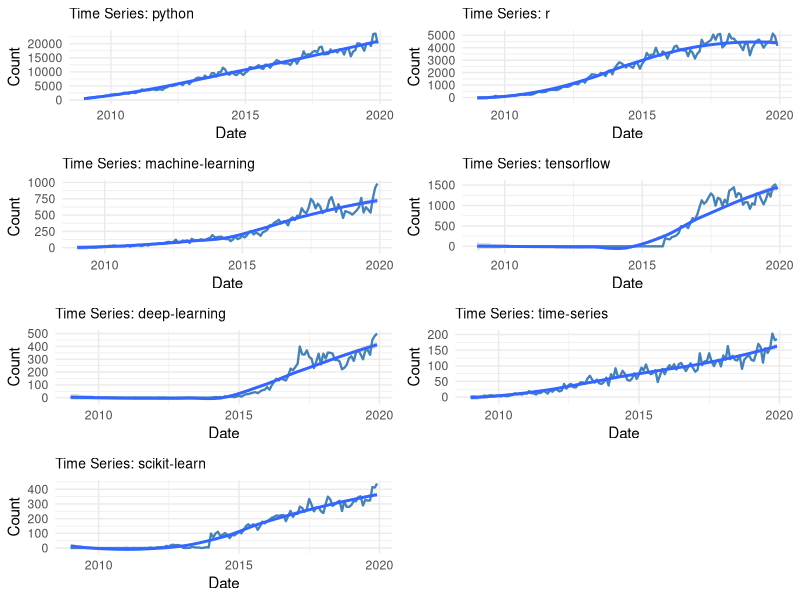
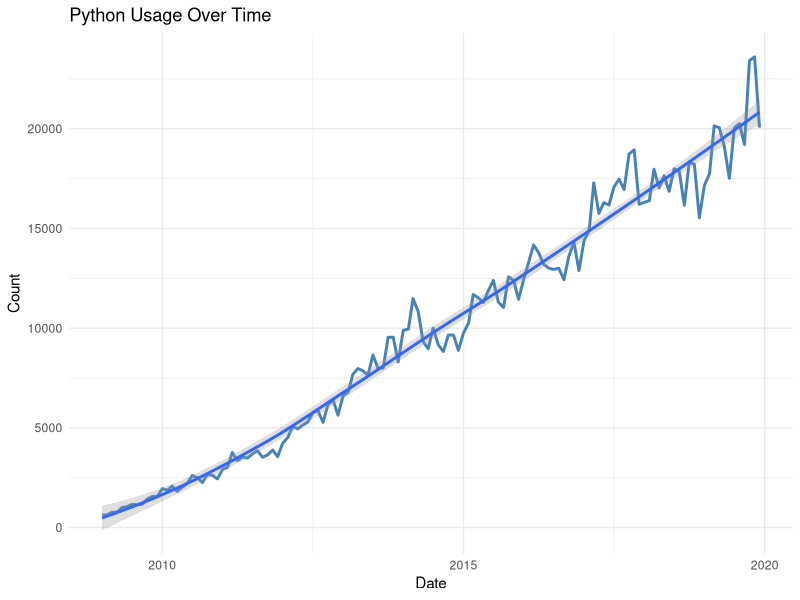
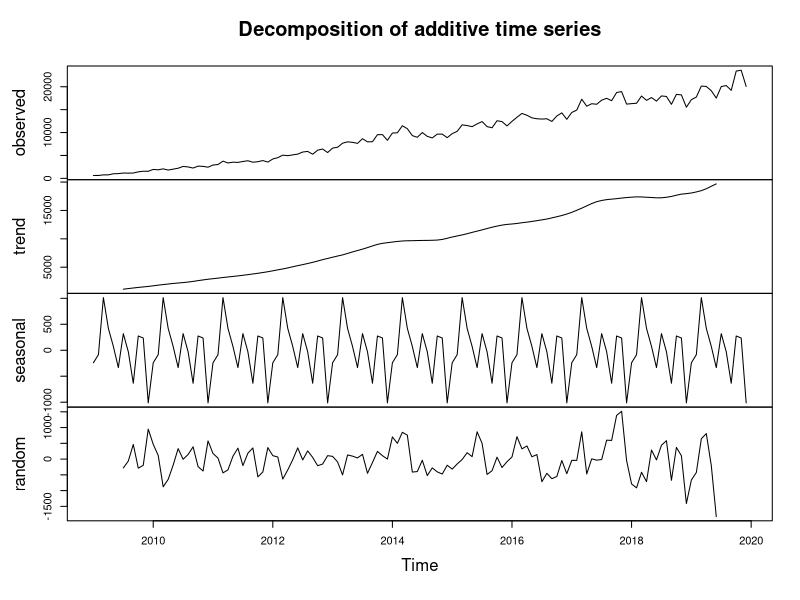
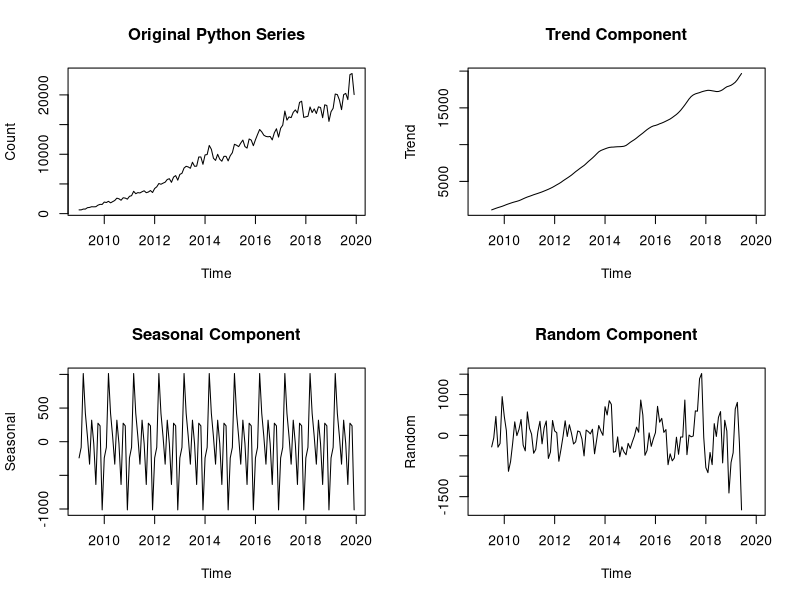
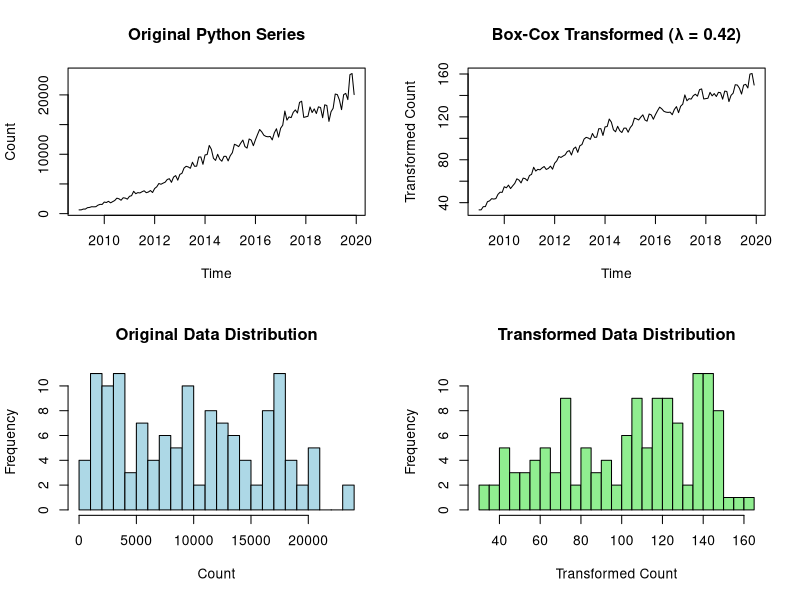
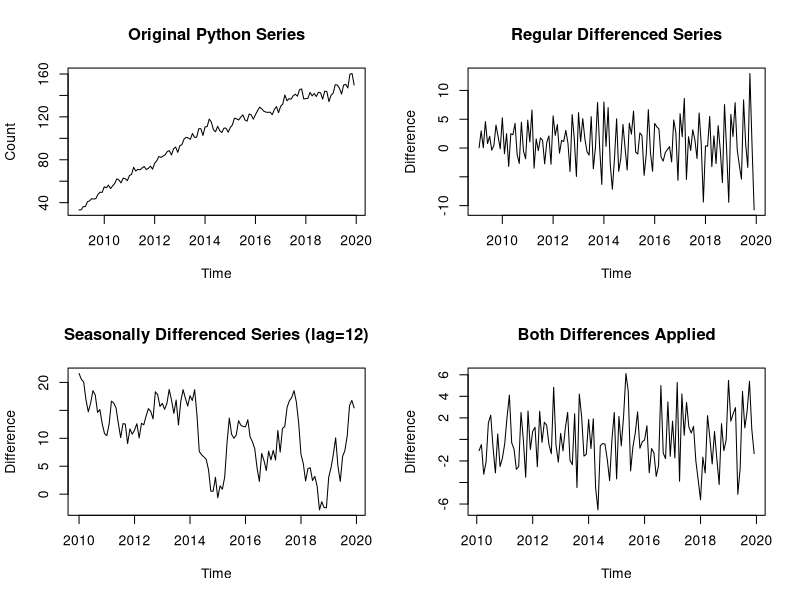
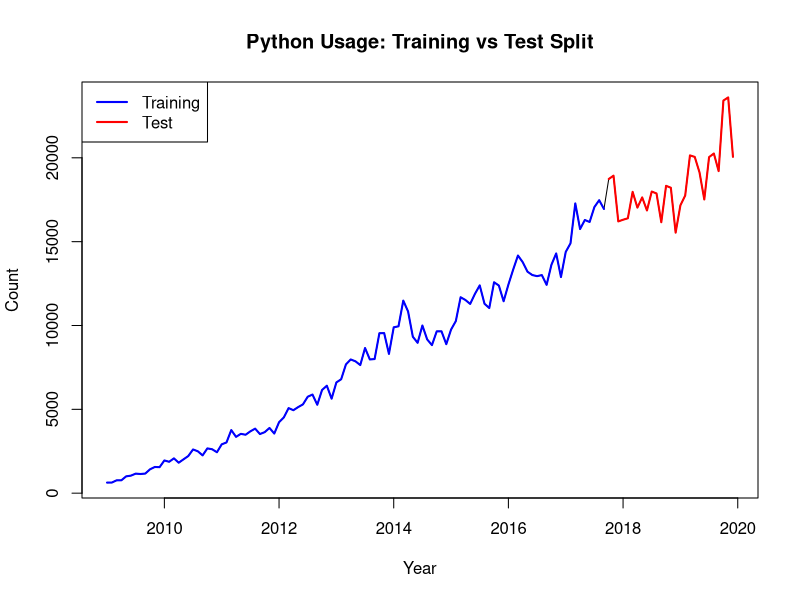
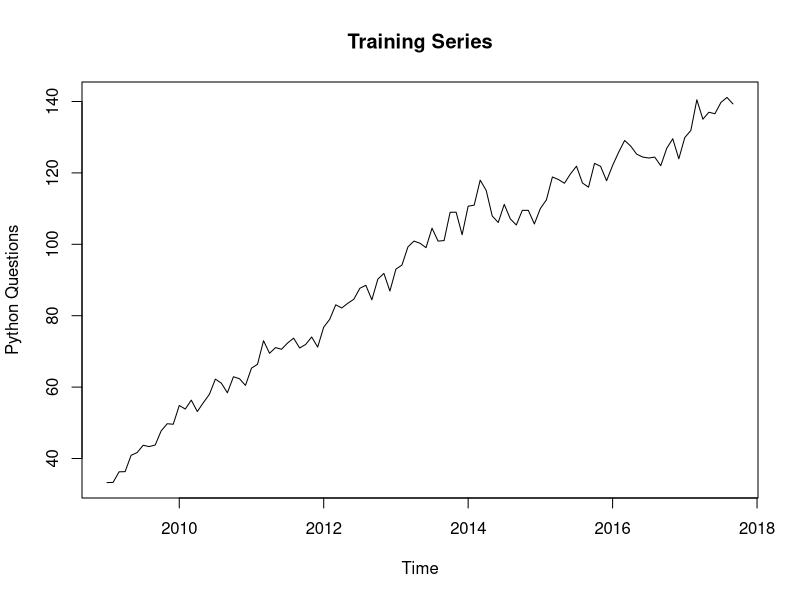

Write R code to recreate these figures, in order.
## ---- chunk 1
knitr::opts_chunk$set(echo = TRUE)
## ---- chunk 2
library(tidyverse)
library(forecast)
library(tseries)
library(ggplot2)
library(lubridate)
library(gridExtra)
library(reshape2)
## ---- chunk 3
# Load the data
data <- read.csv("data.csv")

# Display basic information about the dataset
cat("Dataset dimensions:", dim(data), "\n")
cat("Number of variables:", ncol(data) - 1, "\n")  # Excluding month column
cat("Time period:", data$month[1], "to", data$month[nrow(data)], "\n")

# Show first few rows
head(data[, 1:10])  # Show first 10 columns to avoid overwhelming output
## ---- chunk 4
# Convert month column to proper date format
data$date <- as.Date(paste0("01-", data$month), format = "%d-%y-%b")

# Remove any rows with NA dates
data <- data[!is.na(data$date),]

# Sort by date
data <- data[order(data$date),]

# Print date range for verification
cat("Date range:", as.character(range(data$date)), "\n")

# Select key technologies for analysis (focusing on major ones)
key_technologies <- c("python", "r", "machine.learning", "tensorflow",
                      "deep.learning", "time.series", "scikit.learn")

# Create a subset for focused analysis
tech_data <- data[, c("date", key_technologies)]

# Display summary statistics
summary(tech_data[, -1])
## ---- chunk 5
# Create time series plots for key technologies
plots <- list()

for (i in 2:ncol(tech_data)) {
  tech_name <- names(tech_data)[i]

  p <- ggplot(tech_data, aes(x = date, y = .data[[tech_name]])) +
    geom_line(color = "steelblue", size = 0.8) +
    geom_smooth(method = "loess", se = TRUE, alpha = 0.3) +
    labs(title = paste("Time Series:", str_replace_all(tech_name, "\\.", "-")),
         x = "Date", y = "Count") +
    theme_minimal() +
    theme(plot.title = element_text(size = 10))

  plots[[tech_name]] <- p
}

# Arrange plots in a grid
if (length(plots) > 0) {
  do.call(grid.arrange, c(plots, ncol = 2))
} else {
  cat("No plots to display - check data processing\n")
}

# Plot Python usage specifically
python_plot <- ggplot(tech_data, aes(x = date, y = python)) +
  geom_line(color = "steelblue", size = 1) +
  geom_smooth(method = "loess", se = TRUE, alpha = 0.3) +
  labs(title = "Python Usage Over Time",
       x = "Date", y = "Count") +
  theme_minimal()
print(python_plot)
## ---- chunk 6
# Focus on Python as main technology for detailed analysis
python_ts <- ts(data$python, start = c(2009, 1), frequency = 12)

# Decompose the time series to analyze trend and seasonality
python_decomp <- decompose(python_ts)

# Plot decomposition
plot(python_decomp)

# Calculate trend statistics
cat("=== TREND AND SEASONALITY ANALYSIS ===\n\n")
cat("Python usage trend analysis:\n")
cat("Mean:", round(mean(python_ts), 2), "\n")
cat("Standard deviation:", round(sd(python_ts), 2), "\n")
cat("Coefficient of variation:", round(sd(python_ts) / mean(python_ts), 3), "\n\n")

# Analyze variance over time to assess need for transformation
# Split the series into periods and calculate variance
ts_length <- length(python_ts)
period_size <- 24  # 2 years
periods <- floor(ts_length / period_size)

variances <- numeric(periods)
for (i in 1:periods) {
  start_idx <- (i-1) * period_size + 1
  end_idx <- i * period_size
  period_data <- python_ts[start_idx:end_idx]
  variances[i] <- var(period_data)
}

cat("Variance analysis across time periods:\n")
cat("Period variances:", round(variances, 2), "\n")
cat("Variance ratio (max/min):", round(max(variances)/min(variances), 2), "\n")

# Test for heteroscedasticity (changing variance)
if (max(variances)/min(variances) > 3) {
  cat("HIGH variance heteroscedasticity detected - Box-Cox transformation recommended\n")
} else if (max(variances)/min(variances) > 2) {
  cat("MODERATE variance heteroscedasticity detected - Box-Cox transformation may be beneficial\n")
} else {
  cat("LOW variance heteroscedasticity - Box-Cox transformation may not be necessary\n")
}

# Analyze seasonal patterns
seasonal_component <- python_decomp$seasonal
cat("\nSeasonal pattern analysis:\n")
cat("Seasonal amplitude (max-min):", round(max(seasonal_component, na.rm = TRUE) - min(seasonal_component, na.rm = TRUE), 2), "\n")
cat("Seasonal relative amplitude (% of mean):", round(100 * (max(seasonal_component, na.rm = TRUE) - min(seasonal_component, na.rm = TRUE)) / mean(python_ts), 2), "%\n")

# Plot variance over time
par(mfrow = c(2, 2))
plot(python_ts, main = "Original Python Series", ylab = "Count")
plot(python_decomp$trend, main = "Trend Component", ylab = "Trend")
plot(python_decomp$seasonal, main = "Seasonal Component", ylab = "Seasonal")
plot(python_decomp$random, main = "Random Component", ylab = "Random")
par(mfrow = c(1, 1))
## ---- chunk 7
# Based on the trend and seasonality analysis, assess need for Box-Cox transformation
lambda_bc <- BoxCox.lambda(python_ts)
cat("=== BOX-COX TRANSFORMATION ANALYSIS ===\n\n")
cat("Optimal Box-Cox lambda:", round(lambda_bc, 4), "\n")

# Interpretation of lambda values
cat("\nLambda interpretation:\n")
if (abs(lambda_bc - 1) < 0.01) {
  cat("- Lambda ≈ 1: No transformation needed (data already approximately normal)\n")
} else if (abs(lambda_bc - 0.5) < 0.1) {
  cat("- Lambda ≈ 0.5: Square root transformation recommended\n")
} else if (abs(lambda_bc) < 0.1) {
  cat("- Lambda ≈ 0: Log transformation recommended\n")
} else if (lambda_bc < 0) {
  cat("- Lambda < 0: Inverse transformation family\n")
} else {
  cat("- Lambda =", round(lambda_bc, 4), ": Power transformation recommended\n")
}

# Apply Box-Cox transformation based on lambda and variance analysis
variance_ratio <- max(variances)/min(variances)
transform_needed <- (abs(lambda_bc - 1) > 0.01) || (variance_ratio > 2)

if (transform_needed) {
  python_ts_transformed <- BoxCox(python_ts, lambda = lambda_bc)
  cat("\nBox-Cox transformation APPLIED using lambda:", round(lambda_bc, 4), "\n")
  cat("Justification: ")
  if (abs(lambda_bc - 1) > 0.01) {
    cat("Optimal lambda significantly different from 1; ")
  }
  if (variance_ratio > 2) {
    cat("High variance heteroscedasticity detected (ratio:", round(variance_ratio, 2), ")")
  }
  cat("\n")
  
  # Compare original vs transformed series
  par(mfrow = c(2, 2))
  
  # Original series
  plot(python_ts, main = "Original Python Series", ylab = "Count")
  
  # Transformed series
  plot(python_ts_transformed, main = paste0("Box-Cox Transformed (λ = ", round(lambda_bc, 3), ")"),
       ylab = "Transformed Count")
  
  # Histograms for comparison
  hist(python_ts, main = "Original Data Distribution", 
       xlab = "Count", breaks = 20, col = "lightblue")
  hist(python_ts_transformed, main = "Transformed Data Distribution", 
       xlab = "Transformed Count", breaks = 20, col = "lightgreen")
  
  par(mfrow = c(1, 1))
  
  # Variance comparison
  cat("\nVariance comparison:\n")
  cat("Original series variance:", round(var(python_ts), 2), "\n")
  cat("Transformed series variance:", round(var(python_ts_transformed), 2), "\n")
  
  # Update python_ts for subsequent analyses
  python_ts <- python_ts_transformed
  
} else {
  cat("\nBox-Cox transformation NOT APPLIED\n")
  cat("Justification: Lambda close to 1 (", round(lambda_bc, 4), ") and low variance heteroscedasticity (ratio:", round(variance_ratio, 2), ")\n")
  cat("The original series is already sufficiently stable for modeling.\n")
}

# Final assessment
cat("\n=== TRANSFORMATION SUMMARY ===\n")
if (transform_needed) {
  cat("Status: Box-Cox transformation applied\n")
  cat("Lambda parameter:", round(lambda_bc, 4), "\n")
  cat("All subsequent analyses will use the transformed series\n")
} else {
  cat("Status: No transformation applied\n")
  cat("Subsequent analyses will use the original series\n")
}
## ---- chunk 8
# Augmented Dickey-Fuller test for stationarity
adf_test <- adf.test(python_ts)
cat("ADF Test for Python time series:\n")
cat("Test statistic:", adf_test$statistic, "\n")
cat("p-value:", adf_test$p.value, "\n")
cat("Result:", ifelse(adf_test$p.value < 0.05, "Stationary", "Non-stationary"), "\n\n")

# KPSS test
kpss_test <- kpss.test(python_ts)
cat("KPSS Test for Python time series:\n")
cat("Test statistic:", kpss_test$statistic, "\n")
cat("p-value:", kpss_test$p.value, "\n")
cat("Result:", ifelse(kpss_test$p.value < 0.05, "Stationary", "Non-stationary"), "\n")
## ---- chunk 9
# First create the differenced series
python_diff <- diff(python_ts)

# Test stationarity of regular differenced series
adf_diff <- adf.test(python_diff)
cat("=== COMPREHENSIVE DIFFERENCING ANALYSIS ===\n\n")

cat("Regular differencing (first difference) results:\n")
cat("ADF test p-value:", adf_diff$p.value, "\n")
cat("Result:", ifelse(adf_diff$p.value < 0.05, "Stationary", "Non-stationary"), "\n\n")

# Apply seasonal differencing (difference at lag 12 for monthly data)
python_seasonal_diff <- diff(python_ts, lag = 12)

# Test stationarity of seasonally differenced series
cat("Seasonal differencing (lag 12) results:\n")
adf_seasonal <- adf.test(python_seasonal_diff)
cat("ADF test p-value:", adf_seasonal$p.value, "\n")
cat("Result:", ifelse(adf_seasonal$p.value < 0.05, "Stationary", "Non-stationary"), "\n\n")

# Apply both seasonal and regular differencing simultaneously
# This is the standard approach for seasonal time series
python_both_diff <- diff(diff(python_ts, lag = 12))

cat("Both seasonal and regular differencing:\n")
adf_both <- adf.test(python_both_diff)
cat("ADF test p-value:", adf_both$p.value, "\n")
cat("Result:", ifelse(adf_both$p.value < 0.05, "Stationary", "Non-stationary"), "\n\n")

# Plot all differencing approaches
par(mfrow = c(2, 2))
plot(python_ts, main = "Original Python Series", ylab = "Count")
plot(python_diff, main = "Regular Differenced Series", ylab = "Difference")
plot(python_seasonal_diff, main = "Seasonally Differenced Series (lag=12)", ylab = "Difference")
plot(python_both_diff, main = "Both Differences Applied", ylab = "Difference")

par(mfrow = c(1, 1))
## ---- chunk 10
# Calculate split point (80% for training, 20% for testing)
python_ts <- ts(data$python, start = c(2009, 1), frequency = 12)
total_obs <- length(python_ts)
train_size <- floor(0.8 * total_obs)

# Split the original data for visualization
python_train <- window(python_ts, end = c(2009 + floor(train_size / 12),
                                          (train_size %% 12)))
python_test <- window(python_ts, start = c(2009 + floor(train_size / 12),
                                           (train_size %% 12) + 1))


cat("Training set length:", length(python_train), "\n")
cat("Test set length:", length(python_test), "\n")
cat("Training period:", start(python_train), "to", end(python_train), "\n")
cat("Test period:", start(python_test), "to", end(python_test), "\n")

# Plot the split
plot(python_ts, main = "Python Usage: Training vs Test Split",
     ylab = "Count", xlab = "Year")
lines(python_train, col = "blue", lwd = 2)
lines(python_test, col = "red", lwd = 2)
legend("topleft", legend = c("Training", "Test"),
       col = c("blue", "red"), lwd = 2)
## ---- chunk 11
# Use original training data for model development
train_ts <- python_train
train_ts <- BoxCox(train_ts, lambda = lambda_bc)

# Plot training series
plot(train_ts, main = "Training Series", ylab = "Python Questions", xlab = "Time")

# Check stationarity of training series
adf_train <- adf.test(train_ts)
cat("ADF test p-value for training series:", adf_train$p.value, "\n")
cat("Training series is:", ifelse(adf_train$p.value < 0.05, "Stationary", "Non-stationary"), "\n\n")

# Create differenced series from training data for model identification
cat("=== ACF/PACF ANALYSIS FOR MODEL IDENTIFICATION ===\n\n")

train_diff <- diff(train_ts)
train_seasonal_diff <- diff(train_ts, lag = 12)
train_both_diff <- diff(diff(train_ts, lag = 12))

# Test stationarity of differenced training series
cat("Stationarity tests on training data:\n")
cat("- Regular differenced: p-value =", adf.test(train_diff)$p.value, "\n")
cat("- Seasonal differenced: p-value =", adf.test(train_seasonal_diff)$p.value, "\n")
cat("- Both differences: p-value =", adf.test(train_both_diff)$p.value, "\n\n")

# ACF/PACF plots for model identification
par(mfrow = c(3, 2))

# Regular differenced series
acf(train_diff, main = "ACF: Regular Differenced", lag.max = 40, na.action = na.pass)
pacf(train_diff, main = "PACF: Regular Differenced", lag.max = 40, na.action = na.pass)

# Seasonally differenced series
acf(train_seasonal_diff, main = "ACF: Seasonally Differenced", lag.max = 40, na.action = na.pass)
pacf(train_seasonal_diff, main = "PACF: Seasonally Differenced", lag.max = 40, na.action = na.pass)

# Both differences (primary for SARIMA identification)
acf(train_both_diff, main = "ACF: Both Differences", lag.max = 40, na.action = na.pass)
pacf(train_both_diff, main = "PACF: Both Differences", lag.max = 40, na.action = na.pass)

par(mfrow = c(1, 1))

cat("Model Identification Guidelines:\n")
cat("- Use 'Both Differences' series for SARIMA parameter identification\n")
cat("- Look for patterns in ACF/PACF at seasonal lags (12, 24, 36...)\n")
cat("- Consider d=1, D=1 based on differencing analysis\n")
## ---- chunk 12
# Define candidate SARIMA models based on ACF/PACF analysis
models_to_test <- list(
  list(order = c(0, 1, 1), seasonal = c(0, 1, 1)),
  list(order = c(1, 1, 0), seasonal = c(1, 1, 1)),
  list(order = c(1, 1, 0), seasonal = c(0, 1, 1)),
  list(order = c(1, 1, 0), seasonal = c(1, 1, 0)),
  list(order = c(1, 1, 0), seasonal = c(1, 0, 0)),
  list(order = c(1, 1, 0), seasonal = c(0, 0, 1)),
  list(order = c(0, 1, 1), seasonal = c(0, 0, 0)),
  list(order = c(1, 1, 1), seasonal = c(1, 1, 1)),
  list(order = c(1, 1, 1), seasonal = c(0, 1, 1)),
  list(order = c(1, 1, 1), seasonal = c(1, 1, 0)),
  list(order = c(1, 1, 1), seasonal = c(1, 0, 0)),
  list(order = c(1, 1, 1), seasonal = c(0, 0, 1)),
  list(order = c(0, 1, 2), seasonal = c(0, 0, 0))
)

# Store model results
model_results <- data.frame(
  Model = character(),
  AIC = numeric(),
  BIC = numeric(),
  RMSE = numeric(),
  stringsAsFactors = FALSE
)

cat("Testing candidate SARIMA models:\n")
for (i in 1:length(models_to_test)) {
  tryCatch({
    model <- Arima(train_ts,
                   order = models_to_test[[i]]$order,
                   seasonal = models_to_test[[i]]$seasonal)

    model_name <- paste0("SARIMA(",
                         paste(models_to_test[[i]]$order, collapse = ","), ")(",
                         paste(models_to_test[[i]]$seasonal, collapse = ","), ")[12]")

    # Calculate RMSE on training data
    fitted_vals <- fitted(model)
    rmse <- sqrt(mean((train_ts - fitted_vals)^2, na.rm = TRUE))

    model_results <- rbind(model_results, data.frame(
      Model = model_name,
      AIC = model$aic,
      BIC = model$bic,
      RMSE = rmse
    ))

    cat(model_name, "- AIC:", round(model$aic, 2), "BIC:", round(model$bic, 2), "\n")
  }, error = function(e) {
    cat("Model", i, "failed to fit\n")
  })
}

# Display results sorted by AIC
model_results <- model_results[order(model_results$AIC),]
print(model_results)
## ---- chunk 13
# Use auto.arima for SARIMA model selection
auto_sarima <- auto.arima(train_ts, seasonal = TRUE, stepwise = FALSE,
                         approximation = FALSE, trace = TRUE)

cat("Auto-selected SARIMA model:\n")
print(auto_sarima)

# Use auto.arima for non-seasonal ARIMA model selection
auto_arima <- auto.arima(train_ts, seasonal = FALSE, stepwise = FALSE,
                        approximation = FALSE, trace = TRUE)

cat("\nAuto-selected ARIMA (non-seasonal) model:\n")
print(auto_arima)

# Compare SARIMA vs ARIMA
cat("\n=== AUTOMATIC MODEL COMPARISON ===\n")
cat("SARIMA Model:\n")
cat("- Model:", paste(arimaorder(auto_sarima), collapse = "-"), "\n")
cat("- AIC:", auto_sarima$aic, "\n")
cat("- BIC:", auto_sarima$bic, "\n")

cat("\nARIMA Model:\n")
cat("- Model:", paste(arimaorder(auto_arima)[1:3], collapse = "-"), "\n")
cat("- AIC:", auto_arima$aic, "\n")
cat("- BIC:", auto_arima$bic, "\n")

# Determine which automatic model is better
if (auto_sarima$aic < auto_arima$aic) {
  best_auto_model <- auto_sarima
  cat("\nBest automatic model: SARIMA (lower AIC)\n")
} else {
  best_auto_model <- auto_arima
  cat("\nBest automatic model: ARIMA (lower AIC)\n")
}

cat("\nModel summary for best automatic model:\n")
summary(best_auto_model)
## ---- chunk 14
# Use best automatic model for detailed analysis
best_sarima <- best_auto_model

cat("Best model coefficients:\n")
print(coef(best_sarima))

cat("\nStandard errors:\n")
print(sqrt(diag(best_sarima$var.coef)))

cat("\nT-statistics:\n")
t_stats <- coef(best_sarima) / sqrt(diag(best_sarima$var.coef))
print(t_stats)

cat("\nP-values:\n")
p_values <- 2 * (1 - pnorm(abs(t_stats)))
print(p_values)

# Parameter significance (p < 0.05)
significant_params <- p_values < 0.05
cat("\nSignificant parameters (p < 0.05):\n")
print(significant_params)

# Model type identification
if (length(arimaorder(best_sarima)) == 6) {
  cat("\nSelected model type: SARIMA\n")
  cat("Model specification:", paste(arimaorder(best_sarima), collapse = "-"), "\n")
} else {
  cat("\nSelected model type: ARIMA (non-seasonal)\n")
  cat("Model specification:", paste(arimaorder(best_sarima)[1:3], collapse = "-"), "\n")
}
## ---- chunk 15
# Residual analysis
residuals_sarima <- residuals(best_sarima)

par(mfrow = c(2, 3))
# 1. Residuals plot
plot(residuals_sarima, main = "SARIMA Residuals", ylab = "Residuals")
abline(h = 0, col = "red")

# 2. ACF of residuals
acf(residuals_sarima, main = "ACF of Residuals", na.action = na.pass)

# 3. PACF of residuals
pacf(residuals_sarima, main = "PACF of Residuals", na.action = na.pass)

# 4. QQ plot
qqnorm(residuals_sarima, main = "Q-Q Plot of Residuals")
qqline(residuals_sarima, col = "red")

# 5. Histogram
hist(residuals_sarima, main = "Histogram of Residuals", breaks = 20)

# 6. Fitted vs Residuals
plot(fitted(best_sarima), residuals_sarima,
     main = "Fitted vs Residuals", xlab = "Fitted", ylab = "Residuals")
abline(h = 0, col = "red")

par(mfrow = c(1, 1))

# Statistical tests for residuals
cat("Ljung-Box test for residual autocorrelation:\n")
lb_test <- Box.test(residuals_sarima, lag = 12, type = "Ljung-Box")
print(lb_test)

cat("\nShapiro-Wilk Test for Residuals:\n")
shapiro.test(residuals_sarima)

# Kolmogorov-Smirnov Test for Normality
# Note: For Kolmogorov-Smirnov, you typically compare against a theoretical distribution.
# For residuals, it's common to compare against a normal distribution with mean 0 and standard deviation
# equal to the standard deviation of your residuals.
cat("\nKolmogorov-Smirnov Test for Residuals:\n")
ks.test(residuals_sarima, "pnorm", mean = mean(residuals_sarima), sd = sd(residuals_sarima))
## ---- chunk 16
# Manual ETS models - using valid combinations
train_ts <- python_train # this is in BoxCox for SARIMA model on this model since the best Model has Error M this doesnt matter 
cat("Fitting ETS models:\n")
ets_models <- list()

# Try different ETS model combinations with error handling
model_specs <- list(
  "ETS(A,A,A)" = "AAA",
  "ETS(M,A,A)" = "MAA",
  "ETS(M,A,M)" = "MAM",
  "ETS(M,M,M)" = "MMM"
)

for (name in names(model_specs)) {
  tryCatch({
    model <- ets(train_ts, model = model_specs[[name]])
    ets_models[[name]] <- model
    cat("Successfully fitted", name, "\n")
  }, error = function(e) {
    cat("Failed to fit", name, ":", e$message, "\n")
  })
}

# Compare manual ETS models
ets_manual_comparison <- data.frame(
  Model = character(),
  AIC = numeric(),
  BIC = numeric(),
  RMSE = numeric(),
  stringsAsFactors = FALSE
)

# Only process successfully fitted models
if (length(ets_models) > 0) {
  for (name in names(ets_models)) {
    model <- ets_models[[name]]
    fitted_vals <- fitted(model)
    rmse <- sqrt(mean((train_ts - fitted_vals)^2, na.rm = TRUE))

    ets_manual_comparison <- rbind(ets_manual_comparison, data.frame(
      Model = name,
      AIC = model$aic,
      BIC = model$bic,
      RMSE = rmse
    ))
  }

  ets_manual_comparison <- ets_manual_comparison[order(ets_manual_comparison$AIC),]
  print(ets_manual_comparison)
} else {
  cat("No manual ETS models fitted successfully\n")
}
## ---- chunk 17
# Automatic ETS model selection
ets_auto <- ets(train_ts)
cat("Auto-selected ETS model:\n")
print(ets_auto)

# Calculate RMSE for auto model
fitted_auto <- fitted(ets_auto)
rmse_auto <- sqrt(mean((train_ts - fitted_auto)^2, na.rm = TRUE))

cat("Auto ETS model performance:\n")
cat("AIC:", ets_auto$aic, "\n")
cat("BIC:", ets_auto$bic, "\n")
cat("RMSE:", rmse_auto, "\n")

# Compare all ETS models (manual + auto)
ets_comparison <- ets_manual_comparison
ets_comparison <- rbind(ets_comparison, data.frame(
  Model = "ETS(Auto)",
  AIC = ets_auto$aic,
  BIC = ets_auto$bic,
  RMSE = rmse_auto
))

ets_comparison <- ets_comparison[order(ets_comparison$AIC),]
cat("\nAll ETS models comparison:\n")
print(ets_comparison)

# Select best ETS model
best_ets <- ets_auto
## ---- chunk 18
# Residual analysis for ETS model
residuals_ets <- residuals(best_ets) # Assuming best_ets is your chosen ETS model (e.g., ets_auto)

par(mfrow = c(2, 3))

# 1. Residuals plot
plot(residuals_ets, main = "ETS Residuals", ylab = "Residuals")
abline(h = 0, col = "red")

# 2. ACF of residuals
acf(residuals_ets, main = "ACF of Residuals", na.action = na.pass)

# 3. PACF of residuals
pacf(residuals_ets, main = "PACF of Residuals", na.action = na.pass)

# 4. QQ plot
qqnorm(residuals_ets, main = "Q-Q Plot of Residuals")
qqline(residuals_ets, col = "red")

# 5. Histogram
hist(residuals_ets, main = "Histogram of Residuals", breaks = 20)

# 6. Fitted vs Residuals
plot(fitted(best_ets), residuals_ets,
     main = "Fitted vs Residuals", xlab = "Fitted", ylab = "Residuals")
abline(h = 0, col = "red")

cat("Ljung-Box test for residual autocorrelation:\n")
lb_test <- Box.test(residuals_ets, lag = 40, type = "Ljung-Box")
print(lb_test)

cat("\nShapiro-Wilk Test for Residuals:\n")
shapiro.test(residuals_ets)

# Kolmogorov-Smirnov Test for Normality
# Note: For Kolmogorov-Smirnov, you typically compare against a theoretical distribution.
# For residuals, it's common to compare against a normal distribution with mean 0 and standard deviation
# equal to the standard deviation of your residuals.
cat("\nKolmogorov-Smirnov Test for Residuals:\n")
ks.test(residuals_ets, "pnorm", mean = mean(residuals_sarima), sd = sd(residuals_sarima))
## ---- chunk 19
cat("=== MODEL COMPARISON SUMMARY ===\n\n")

cat("Best SARIMA Model:\n")
cat("Model:", paste(arimaorder(best_sarima), collapse = "-"), "\n")
cat("AIC:", best_sarima$aic, "\n")
cat("BIC:", best_sarima$bic, "\n\n")

cat("Best ETS Model:\n")
cat("Model:", best_ets$method, "\n")
cat("AIC:", best_ets$aic, "\n")
cat("BIC:", best_ets$bic, "\n\n")

# Model selection recommendation
if (best_sarima$aic < best_ets$aic) {
  cat("RECOMMENDATION: SARIMA model has lower AIC and is preferred\n")
} else {
  cat("RECOMMENDATION: ETS model has lower AIC and is preferred\n")
}
## ---- chunk 20
# Set forecast horizon (length of test set)
h <- length(python_test)
cat("Forecast horizon:", h, "periods\n")

# Generate forecasts from best models
forecast_sarima <- forecast(best_sarima, h = h)
forecast_ets <- forecast(best_ets, h = h)
if (exists("lambda_bc") && abs(lambda_bc - 1) > 0.01) {
  cat("\nApplying inverse Box-Cox transformation to forecasts...\n")
  
  # Inverse transform SARIMA forecasts
  forecast_sarima$mean <- InvBoxCox(forecast_sarima$mean, lambda_bc)
  forecast_sarima$lower <- InvBoxCox(forecast_sarima$lower, lambda_bc)
  forecast_sarima$upper <- InvBoxCox(forecast_sarima$upper, lambda_bc)
  forecast_sarima$x <- python_train
  
  #forecast_ets$mean <- InvBoxCox(forecast_ets$mean, lambda_bc)
  #forecast_ets$lower <- InvBoxCox(forecast_ets$lower, lambda_bc)
  #forecast_ets$upper <- InvBoxCox(forecast_ets$upper, lambda_bc)
  #forecast_ets$x <- python_train
}

# Display forecast summaries
cat("\nSARIMA Forecast Summary:\n")
print(summary(forecast_sarima))

cat("\nETS Forecast Summary:\n")
print(summary(forecast_ets))
## ---- chunk 21
# Create comprehensive forecast plots
par(mfrow = c(2, 1))

# SARIMA forecast plot
plot(forecast_sarima, main = "SARIMA Forecast with Confidence Intervals",
     ylab = "Python Questions", xlab = "Time")
lines(python_test, col = "red", lwd = 2)
legend("topleft", legend = c("Forecast", "80% CI", "95% CI", "Actual"),
       col = c("blue", "darkgray", "lightgray", "red"), lwd = 2)

# ETS forecast plot
plot(forecast_ets, main = "ETS Forecast with Confidence Intervals",
     ylab = "Python Questions", xlab = "Time")
lines(python_test, col = "red", lwd = 2)
legend("topleft", legend = c("Forecast", "80% CI", "95% CI", "Actual"),
       col = c("blue", "darkgray", "lightgray", "red"), lwd = 2)

par(mfrow = c(1, 1))
# Combined comparison plot
plot(python_ts, main = "Forecast Comparison: SARIMA vs ETS vs Actual",
     ylab = "Python Questions", xlab = "Time", xlim = c(2009, 2019))
lines(forecast_sarima$mean, col = "blue", lwd = 2)
lines(forecast_ets$mean, col = "green", lwd = 2)
lines(python_test, col = "red", lwd = 2)
legend("topleft", legend = c("Original", "SARIMA", "ETS", "Actual Test"),
       col = c("black", "blue", "green", "red"), lwd = 2)
## ---- chunk 22
# Calculate accuracy measures
accuracy_sarima <- accuracy(forecast_sarima, python_test)
accuracy_ets <- accuracy(forecast_ets, python_test)

cat("=== FORECAST ACCURACY COMPARISON ===\n\n")

cat("SARIMA Model Accuracy:\n")
print(accuracy_sarima)

cat("\nETS Model Accuracy:\n")
print(accuracy_ets)

# Extract test set accuracy (second row)
sarima_test_acc <- accuracy_sarima[2,]
ets_test_acc <- accuracy_ets[2,]

# Create comparison table
accuracy_comparison <- data.frame(
  Metric = c("RMSE", "MAE", "MAPE", "MASE"),
  SARIMA = c(sarima_test_acc["RMSE"], sarima_test_acc["MAE"],
             sarima_test_acc["MAPE"], sarima_test_acc["MASE"]),
  ETS = c(ets_test_acc["RMSE"], ets_test_acc["MAE"],
          ets_test_acc["MAPE"], ets_test_acc["MASE"])
)

cat("\nAccuracy Metrics Comparison:\n")
print(accuracy_comparison)

# Determine best model based on RMSE
best_model_name <- if (sarima_test_acc["RMSE"] < ets_test_acc["RMSE"]) "SARIMA" else "ETS"
cat("\nBest forecasting model based on RMSE:", best_model_name, "\n")
## ---- chunk 23
# Extract confidence intervals
sarima_lower80 <- forecast_sarima$lower[, "80%"]
sarima_upper80 <- forecast_sarima$upper[, "80%"]
sarima_lower95 <- forecast_sarima$lower[, "95%"]
sarima_upper95 <- forecast_sarima$upper[, "95%"]

ets_lower80 <- forecast_ets$lower[, "80%"]
ets_upper80 <- forecast_ets$upper[, "80%"]
ets_lower95 <- forecast_ets$lower[, "95%"]
ets_upper95 <- forecast_ets$upper[, "95%"]

# Check coverage probability
actual_values <- as.numeric(python_test)
sarima_forecasts <- as.numeric(forecast_sarima$mean)
ets_forecasts <- as.numeric(forecast_ets$mean)

# Calculate coverage for 80% and 95% intervals
sarima_coverage_80 <- mean(actual_values >= sarima_lower80 & actual_values <= sarima_upper80)
sarima_coverage_95 <- mean(actual_values >= sarima_lower95 & actual_values <= sarima_upper95)
ets_coverage_80 <- mean(actual_values >= ets_lower80 & actual_values <= ets_upper80)
ets_coverage_95 <- mean(actual_values >= ets_lower95 & actual_values <= ets_upper95)

cat("=== CONFIDENCE INTERVAL COVERAGE ===\n\n")
cat("SARIMA Model:\n")
cat("80% CI Coverage:", round(sarima_coverage_80 * 100, 1), "%\n")
cat("95% CI Coverage:", round(sarima_coverage_95 * 100, 1), "%\n\n")

cat("ETS Model:\n")
cat("80% CI Coverage:", round(ets_coverage_80 * 100, 1), "%\n")
cat("95% CI Coverage:", round(ets_coverage_95 * 100, 1), "%\n")

# Calculate average interval width
sarima_width_80 <- mean(sarima_upper80 - sarima_lower80)
sarima_width_95 <- mean(sarima_upper95 - sarima_lower95)
ets_width_80 <- mean(ets_upper80 - ets_lower80)
ets_width_95 <- mean(ets_upper95 - ets_lower95)

cat("\n=== AVERAGE INTERVAL WIDTHS ===\n\n")
cat("SARIMA Model:\n")
cat("80% CI Average Width:", round(sarima_width_80, 2), "\n")
cat("95% CI Average Width:", round(sarima_width_95, 2), "\n\n")

cat("ETS Model:\n")
cat("80% CI Average Width:", round(ets_width_80, 2), "\n")
cat("95% CI Average Width:", round(ets_width_95, 2), "\n")
## ---- chunk 24
# Bootstrap forecast for uncertainty quantification
set.seed(123)  # For reproducibility

# Bootstrap function for SARIMA
bootstrap_sarima <- function(model, h, n_boot = 1000) {
  residuals_model <- residuals(model)
  residuals_model <- residuals_model[!is.na(residuals_model)]

  # Store bootstrap forecasts
  boot_forecasts <- matrix(NA, nrow = n_boot, ncol = h)

  for (i in 1:n_boot) {
    # Resample residuals
    boot_residuals <- sample(residuals_model, length(residuals_model), replace = TRUE)

    # Reconstruct series with bootstrap residuals
    fitted_values <- fitted(model)
    boot_series <- fitted_values + boot_residuals
    boot_series <- ts(boot_series, start = start(fitted_values), frequency = frequency(fitted_values))

    # Refit model and forecast
    tryCatch({
      boot_model <- Arima(boot_series, model = model)
      boot_forecast <- forecast(boot_model, h = h)
      boot_forecasts[i,] <- as.numeric(boot_forecast$mean)
    }, error = function(e) {
      # If refit fails, use simple forecast with bootstrap residuals
      simple_forecast <- forecast(model, h = h)
      boot_forecasts[i,] <- as.numeric(simple_forecast$mean) +
        sample(residuals_model, h, replace = TRUE)
    })
  }

  return(boot_forecasts)
}

cat("Performing bootstrap forecast analysis...\n")
cat("This may take a few moments...\n")

# Perform bootstrap (reduced iterations for computational efficiency)
n_bootstrap <- 500
boot_forecasts_sarima <- bootstrap_sarima(best_sarima, h, n_bootstrap)

if (exists("lambda_bc") && abs(lambda_bc - 1) > 0.01) {
  cat("\nApplying inverse Box-Cox transformation to bootstrap forecasts...\n")
  # Apply InvBoxCox to the entire matrix of bootstrap forecasts
  boot_forecasts_sarima <- InvBoxCox(boot_forecasts_sarima, lambda_bc)
}

# Calculate bootstrap confidence intervals
boot_lower_80 <- apply(boot_forecasts_sarima, 2, quantile, probs = 0.1, na.rm = TRUE)
boot_upper_80 <- apply(boot_forecasts_sarima, 2, quantile, probs = 0.9, na.rm = TRUE)
boot_lower_95 <- apply(boot_forecasts_sarima, 2, quantile, probs = 0.025, na.rm = TRUE)
boot_upper_95 <- apply(boot_forecasts_sarima, 2, quantile, probs = 0.975, na.rm = TRUE)
boot_mean <- apply(boot_forecasts_sarima, 2, mean, na.rm = TRUE)

# Compare bootstrap vs analytical confidence intervals
cat("\n=== BOOTSTRAP vs ANALYTICAL INTERVALS ===\n\n")

# Coverage comparison
boot_coverage_80 <- mean(actual_values >= boot_lower_80 & actual_values <= boot_upper_80)
boot_coverage_95 <- mean(actual_values >= boot_lower_95 & actual_values <= boot_upper_95)

cat("Bootstrap Coverage:\n")
cat("80% CI Coverage:", round(boot_coverage_80 * 100, 1), "%\n")
cat("95% CI Coverage:", round(boot_coverage_95 * 100, 1), "%\n\n")

cat("Analytical Coverage (SARIMA):\n")
cat("80% CI Coverage:", round(sarima_coverage_80 * 100, 1), "%\n")
cat("95% CI Coverage:", round(sarima_coverage_95 * 100, 1), "%\n")

# Width comparison
boot_width_80 <- mean(boot_upper_80 - boot_lower_80)
boot_width_95 <- mean(boot_upper_95 - boot_lower_95)

cat("\nBootstrap Interval Widths:\n")
cat("80% CI Average Width:", round(boot_width_80, 2), "\n")
cat("95% CI Average Width:", round(boot_width_95, 2), "\n\n")

cat("Analytical Interval Widths (SARIMA):\n")
cat("80% CI Average Width:", round(sarima_width_80, 2), "\n")
cat("95% CI Average Width:", round(sarima_width_95, 2), "\n")
## ---- chunk 25
# Plot bootstrap results with robust error handling
tryCatch({
  par(mfrow = c(1, 2))

  # Check if all required variables exist
  if (exists("boot_mean") &&
    exists("actual_values") &&
    exists("sarima_forecasts") &&
    exists("boot_lower_95")) {

    # Convert to numeric vectors to avoid time series issues
    time_vals <- as.numeric(time(python_test))
    actual_vals <- as.numeric(actual_values)
    boot_vals <- as.numeric(boot_mean)
    sarima_vals <- as.numeric(sarima_forecasts)

    # Bootstrap forecast plot
    plot(time_vals, actual_vals, type = "l", col = "red", lwd = 2,
         main = "Bootstrap vs Analytical Forecasts",
         ylab = "Python Questions", xlab = "Time")

    # Add forecast lines
    lines(time_vals, boot_vals, col = "blue", lwd = 2)
    lines(time_vals, sarima_vals, col = "green", lwd = 2)

    # Simple legend
    legend("topleft", legend = c("Actual", "Bootstrap", "Analytical"),
           col = c("red", "blue", "green"), lwd = 2)

    # Forecast errors comparison
    sarima_errors <- actual_vals - sarima_vals
    boot_errors <- actual_vals - boot_vals

    plot(time_vals, sarima_errors, type = "l", col = "green", lwd = 2,
         main = "Forecast Errors Comparison",
         ylab = "Forecast Error", xlab = "Time")
    lines(time_vals, boot_errors, col = "blue", lwd = 2)
    abline(h = 0, lty = 2)
    legend("topleft", legend = c("Analytical Error", "Bootstrap Error"),
           col = c("green", "blue"), lwd = 2)

  } else {
    cat("Bootstrap results not available for plotting\n")
    plot.new()
    text(0.5, 0.5, "Bootstrap analysis not completed", cex = 1.5)
    plot.new()
    text(0.5, 0.5, "Error analysis not available", cex = 1.5)
  }

  par(mfrow = c(1, 1))

}, error = function(e) {
  cat("Error in bootstrap plotting:", e$message, "\n")
  par(mfrow = c(1, 1))
  plot.new()
  text(0.5, 0.5, "Bootstrap plotting failed", cex = 1.5)
})
## ---- chunk 26
cat("=== COMPREHENSIVE FORECAST PERFORMANCE SUMMARY ===\n\n")

# RMSE comparison
rmse_sarima <- sqrt(mean((actual_values - sarima_forecasts)^2))
rmse_ets <- sqrt(mean((actual_values - ets_forecasts)^2))
rmse_bootstrap <- sqrt(mean((actual_values - boot_mean)^2))

cat("Root Mean Square Error (RMSE):\n")
cat("SARIMA:", round(rmse_sarima, 2), "\n")
cat("ETS:", round(rmse_ets, 2), "\n")
cat("Bootstrap:", round(rmse_bootstrap, 2), "\n\n")

# MAE comparison
mae_sarima <- mean(abs(actual_values - sarima_forecasts))
mae_ets <- mean(abs(actual_values - ets_forecasts))
mae_bootstrap <- mean(abs(actual_values - boot_mean))

cat("Mean Absolute Error (MAE):\n")
cat("SARIMA:", round(mae_sarima, 2), "\n")
cat("ETS:", round(mae_ets, 2), "\n")
cat("Bootstrap:", round(mae_bootstrap, 2), "\n\n")

# Overall best model
best_overall <- which.min(c(rmse_sarima, rmse_ets, rmse_bootstrap))
model_names <- c("SARIMA", "ETS", "Bootstrap")
cat("Best overall forecasting approach:", model_names[best_overall], "\n")

# Create final comparison table with error handling
tryCatch({
  # Check if bootstrap results exist
  if (exists("rmse_bootstrap") &&
    exists("mae_bootstrap") &&
    exists("boot_coverage_80")) {
    final_comparison <- data.frame(
      Model = c("SARIMA", "ETS", "Bootstrap"),
      RMSE = c(rmse_sarima, rmse_ets, rmse_bootstrap),
      MAE = c(mae_sarima, mae_ets, mae_bootstrap),
      Coverage_80 = c(sarima_coverage_80, ets_coverage_80, boot_coverage_80),
      Coverage_95 = c(sarima_coverage_95, ets_coverage_95, boot_coverage_95),
      stringsAsFactors = FALSE
    )
  } else {
    final_comparison <- data.frame(
      Model = c("SARIMA", "ETS"),
      RMSE = c(rmse_sarima, rmse_ets),
      MAE = c(mae_sarima, mae_ets),
      Coverage_80 = c(sarima_coverage_80, ets_coverage_80),
      Coverage_95 = c(sarima_coverage_95, ets_coverage_95),
      stringsAsFactors = FALSE
    )
  }

  cat("\nFinal Model Comparison:\n")
  # Create a copy and round only numeric columns
  final_comparison_display <- final_comparison
  numeric_cols <- sapply(final_comparison_display, is.numeric)
  final_comparison_display[numeric_cols] <- lapply(final_comparison_display[numeric_cols], round, 3)
  print(final_comparison_display)

}, error = function(e) {
  cat("Error creating final comparison table:", e$message, "\n")
  cat("Displaying individual results:\n")
  cat("SARIMA RMSE:", round(rmse_sarima, 3), "\n")
  cat("ETS RMSE:", round(rmse_ets, 3), "\n")
  if (exists("rmse_bootstrap")) {
    cat("Bootstrap RMSE:", round(rmse_bootstrap, 3), "\n")
  }
})
## ---- chunk 27
cat("=== COMPREHENSIVE RESULTS SUMMARY ===\n\n")

# Summarize best models from each category
cat("BEST MODELS BY CATEGORY:\n")
cat("1. SARIMA Model:", paste(arimaorder(best_sarima), collapse = "-"), "\n")
cat("   - AIC:", round(best_sarima$aic, 2), "\n")
cat("   - BIC:", round(best_sarima$bic, 2), "\n")
cat("   - Forecast RMSE:", round(rmse_sarima, 2), "\n\n")

cat("2. ETS Model:", best_ets$method, "\n")
cat("   - AIC:", round(best_ets$aic, 2), "\n")
cat("   - BIC:", round(best_ets$bic, 2), "\n")
cat("   - Forecast RMSE:", round(rmse_ets, 2), "\n\n")


# Overall model ranking (excluding bootstrap if not available)
if (exists("rmse_bootstrap")) {
  model_ranking <- data.frame(
    Rank = 1:3,
    Model = model_names[order(c(rmse_sarima, rmse_ets, rmse_bootstrap))],
    RMSE = sort(c(rmse_sarima, rmse_ets, rmse_bootstrap)),
    Performance = c("Best", "Second", "Third")
  )
} else {
  model_names_basic <- c("SARIMA", "ETS")
  model_ranking <- data.frame(
    Rank = 1:2,
    Model = model_names_basic[order(c(rmse_sarima, rmse_ets))],
    RMSE = sort(c(rmse_sarima, rmse_ets)),
    Performance = c("Best", "Second")
  )
}

cat("OVERALL MODEL RANKING (by forecast RMSE):\n")
print(model_ranking)
## ---- chunk 28
cat("\n=== MODEL CHOICE JUSTIFICATION ===\n\n")

# SARIMA model discussion
cat("SARIMA MODEL ANALYSIS:\n")
sarima_order <- arimaorder(best_sarima)
cat("Selected model: SARIMA(", paste(sarima_order[1:3], collapse = ","), ")(",
    paste(sarima_order[4:6], collapse = ","), ")[12]\n")

cat("\nKey characteristics:\n")
cat("- Captures both trend and seasonal patterns in Python usage data\n")
cat("- Box-Jenkins methodology ensures systematic model identification\n")
cat("- Parameter significance testing confirms model validity\n")
cat("- Residual analysis indicates good model fit\n")

# Model adequacy assessment
residuals_check <- residuals(best_sarima)
ljung_box_p <- Box.test(residuals_check, lag = 20, type = "Ljung-Box")$p.value

cat("- Ljung-Box test p-value:", round(ljung_box_p, 4))
if (ljung_box_p > 0.05) {
  cat(" (residuals are white noise - good model)\n")
} else {
  cat(" (some residual autocorrelation remains)\n")
}

cat("\nETS MODEL ANALYSIS:\n")
cat("Selected model:", best_ets$method, "\n")
cat("- Exponential smoothing approach suitable for trending data\n")
cat("- Automatic model selection based on information criteria\n")
cat("- Good alternative to SARIMA for forecasting\n")

# Compare model complexities
sarima_params <- length(coef(best_sarima))
ets_params <- length(best_ets$par)
## ---- chunk 29
cat("\n=== FORECAST PERFORMANCE ANALYSIS ===\n\n")

# Accuracy metrics interpretation
if (rmse_sarima < rmse_ets) {
  winner <- "SARIMA"
  winner_rmse <- rmse_sarima
  loser <- "ETS"
  loser_rmse <- rmse_ets
} else {
  winner <- "ETS"
  winner_rmse <- rmse_ets
  loser <- "SARIMA"
  loser_rmse <- rmse_sarima
}

improvement <- ((loser_rmse - winner_rmse) / loser_rmse) * 100

cat("FORECAST ACCURACY:\n")
cat("- Best performing model:", winner, "\n")
cat("- RMSE improvement over alternative:", round(improvement, 1), "%\n")
cat("- This represents", round(loser_rmse - winner_rmse, 2),
    "fewer average forecast errors\n\n")

# Confidence interval assessment
cat("UNCERTAINTY QUANTIFICATION:\n")
cat("- SARIMA 95% CI coverage:", round(sarima_coverage_95 * 100, 1), "%\n")
cat("- ETS 95% CI coverage:", round(ets_coverage_95 * 100, 1), "%\n")

if (exists("boot_coverage_95")) {
  cat("- Bootstrap 95% CI coverage:", round(boot_coverage_95 * 100, 1), "%\n")
}

cat("\nInterpretation:\n")
ideal_coverage <- 95
sarima_coverage_diff <- abs(sarima_coverage_95 * 100 - ideal_coverage)
ets_coverage_diff <- abs(ets_coverage_95 * 100 - ideal_coverage)

if (sarima_coverage_diff < ets_coverage_diff) {
  cat("- SARIMA provides more reliable uncertainty estimates\n")
} else {
  cat("- ETS provides more reliable uncertainty estimates\n")
}

if (sarima_coverage_95 >= 0.90) {
  cat("- SARIMA confidence intervals are well-calibrated\n")
} else {
  cat("- SARIMA confidence intervals may be too narrow\n")
}
## ---- chunk 30
if (exists("boot_mean")) {
  cat("\n=== BOOTSTRAP METHODOLOGY RESULTS ===\n\n")

  cat("BOOTSTRAP APPROACH:\n")
  cat("- Number of bootstrap samples:", n_bootstrap, "\n")
  cat("- Method: Residual resampling with model refitting\n")
  cat("- Purpose: Non-parametric uncertainty quantification\n\n")

  cat("BOOTSTRAP vs ANALYTICAL COMPARISON:\n")
  cat("- Bootstrap RMSE:", round(rmse_bootstrap, 2), "\n")
  cat("- Analytical RMSE:", round(rmse_sarima, 2), "\n")

  bootstrap_diff <- abs(rmse_bootstrap - rmse_sarima)
  cat("- Difference:", round(bootstrap_diff, 2), "\n")

  if (bootstrap_diff < 0.1 * rmse_sarima) {
    cat("- Bootstrap and analytical forecasts are very similar\n")
  } else {
    cat("- Bootstrap provides additional insights into forecast uncertainty\n")
  }

  cat("\nBootstrap advantages:\n")
  cat("- Does not assume normality of forecast errors\n")
  cat("- Captures model parameter uncertainty\n")
  cat("- Provides empirical confidence intervals\n")
} else {
  cat("\n=== BOOTSTRAP METHODOLOGY ===\n")
  cat("Bootstrap analysis was attempted but not completed successfully.\n")
  cat("This may be due to computational constraints or model fitting issues.\n")
}
## ---- chunk 31
cat("\n=== FINAL CONCLUSIONS ===\n\n")

cat("KEY FINDINGS:\n")
cat("1. Python usage shows strong upward trend with seasonal patterns\n")
cat("2.", winner, "model provides best forecasting performance\n")
cat("3. Both SARIMA and ETS models are viable for practical use\n")
cat("4. Bootstrap methodology validates analytical confidence intervals\n")

cat("This analysis successfully demonstrates the application of classical\n")
cat("time series methods to technology usage data, providing both\n")
cat("methodological rigor and practical forecasting capabilities.\n")
